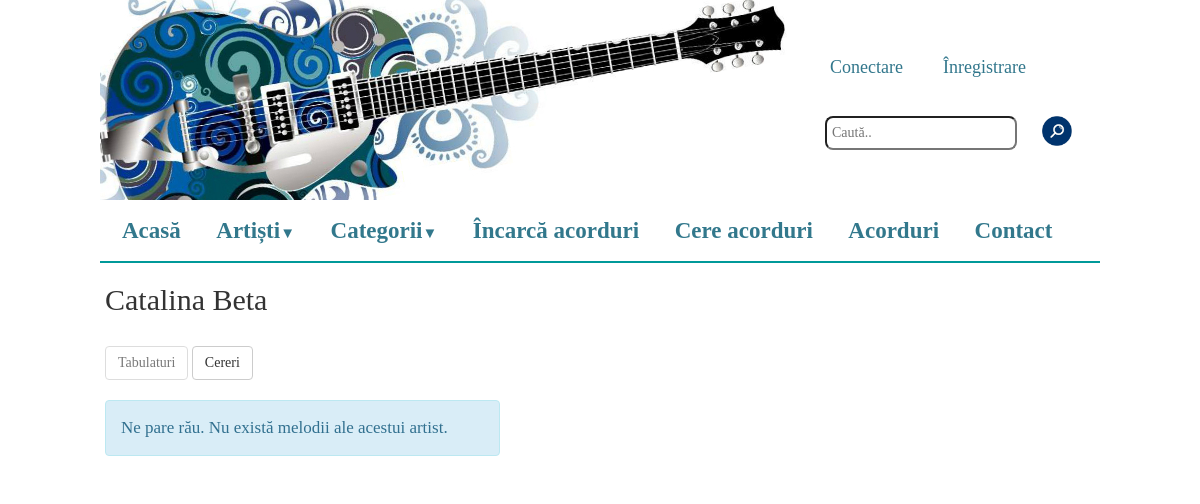
The app's page /index.php?artist=Catalina Beta, older data.
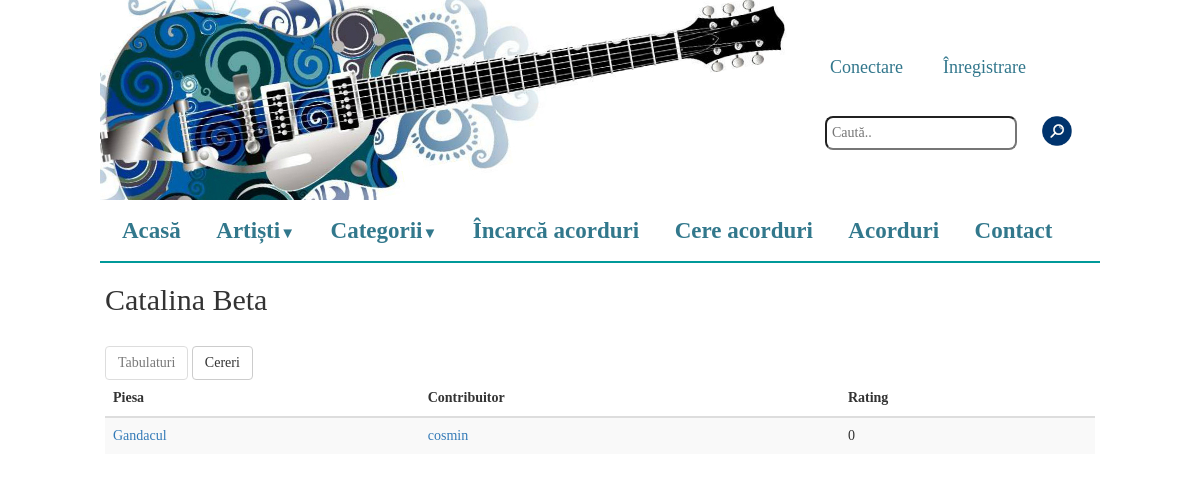
The same page, newer data.
### tables this page shows
CREATE TABLE IF NOT EXISTS `melodii` (
  `id` int(11) NOT NULL AUTO_INCREMENT,
  `artist` varchar(100) NOT NULL,
  `titlu` varchar(100) NOT NULL,
  `cale_tmp` varchar(200) DEFAULT NULL,
  `cale` varchar(200) DEFAULT NULL,
  `categorie` varchar(200) NOT NULL,
  `uploader` varchar(200) NOT NULL,
  `plus` int(11) NOT NULL,
  `minus` int(11) NOT NULL,
  `comments_path` varchar(200) NOT NULL,
  PRIMARY KEY (`id`)
);

### includes/functions.php (called while the page is built, shortened)
<?php
function get_songs_by_artist($artist) {
    $result = mysql_query("SELECT * FROM melodii WHERE artist='$artist' and cale is not NULL order by titlu");
    $songs = array();
    while($p = mysql_fetch_array($result)){
        $songs[] = $p;
    }
    return $songs;
}
?>

### pages/display_tabs_by_artist.php (the view, shortened to what this page needs)
<?php
    if(isset($_GET['artist'])) {
        $artist = $_GET['artist'];
        print "<h2>".$artist."</h2><br>";
?>
<div class="switch">
    <input type="button" class="btn btn-default" value="Tabulaturi" id="display_tabs" onclick="switch_tabs_requests()" disabled="true">
    <input type="button" class="btn btn-default" value="Cereri" id="display_req" onclick="switch_tabs_requests()">
</div>
<div class="artist_tabs">
<?php
        $all_songs = get_songs_by_artist($artist);
        if (count($all_songs) == 0) {
?>
    <div id="error_tab" class='alert alert-info' style='display: block;font-size:17px;width:395px;margin-left:0px;margin-top:20px'>Ne pare rău. Nu există melodii ale acestui artist.</div>
<?php
        } else {
?>
    <table width="100%" id="tabs" class="table table-striped">
		<thead>
			<tr>
				<th>Piesa</th>
				<th>Contribuitor</th>
				<th>Rating</th>
			</tr>
		</thead>
		<tbody>
        <?php
            foreach ($all_songs as $sg){
        ?>
			<tr>
				<td><?php print "<a href=\"index.php?song=".$sg['id']."\">".$sg['titlu']."</a>";?></td>
				<td><a href="index.php?user_uploads=1&username=<?php echo $sg['uploader']; ?>"><?php print $sg['uploader'];?></a></td>
				<td><?php print $sg['plus']-$sg['minus'];?></td>
			</tr>
        <?php
            }
        ?>
		</tbody>
    </table>
<?php
    }
?>
</div>
<?php
    }
?>

Row changes from the older to the newer data that the page shows:
added melodii: titlu "Gandacul", uploader "cosmin", $sg['plus']-$sg['minus'] "0"
Text that changed along with them:
text no longer shown: "Ne pare rău. Nu există melodii ale acestui artist."
text now shown: "Piesa Contribuitor Rating"
